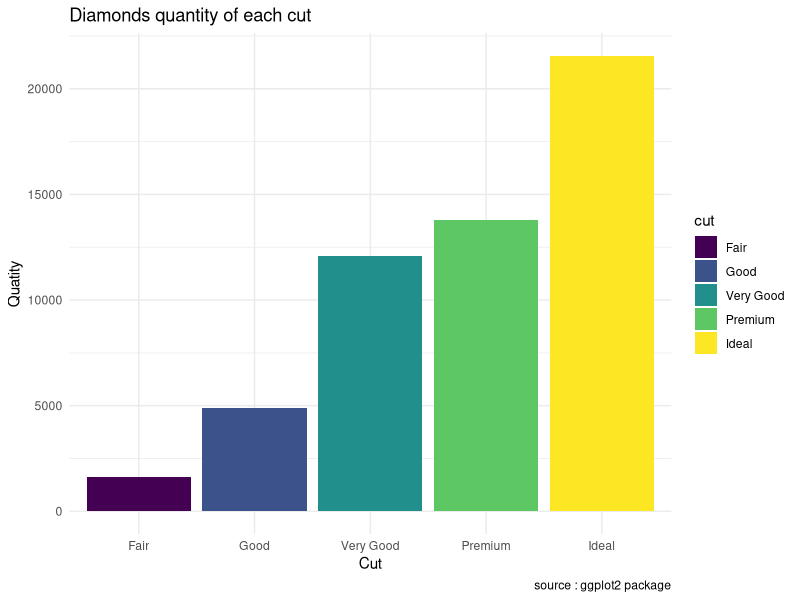
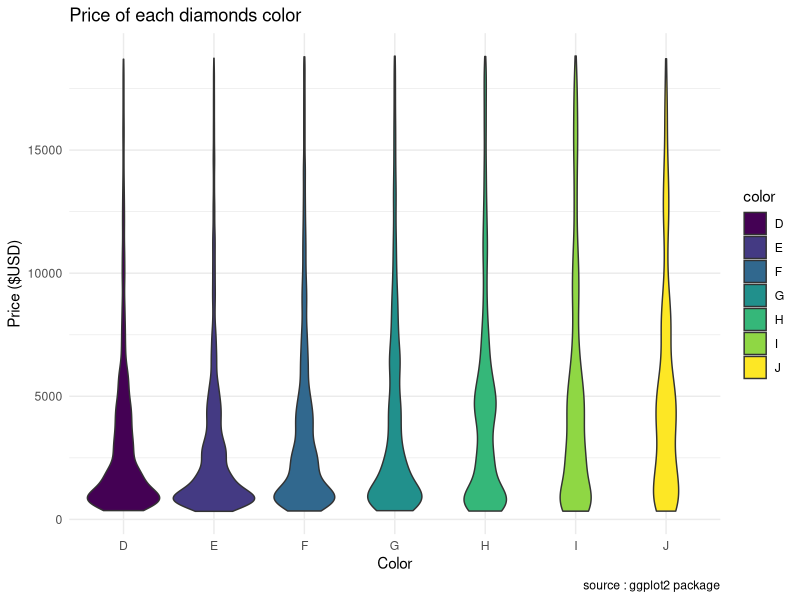
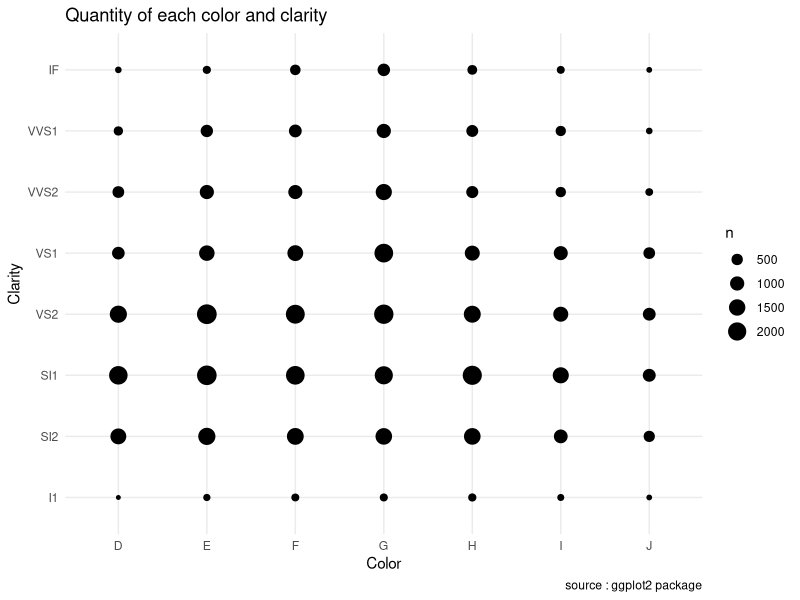
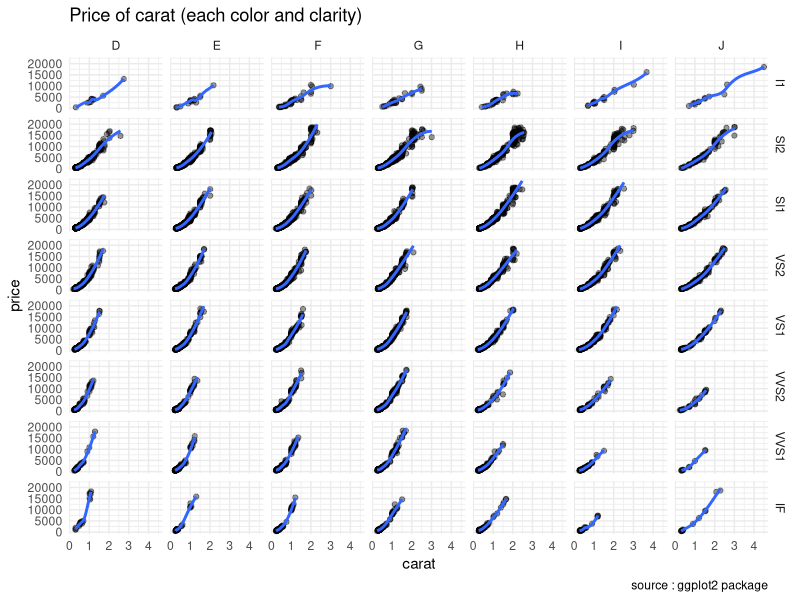
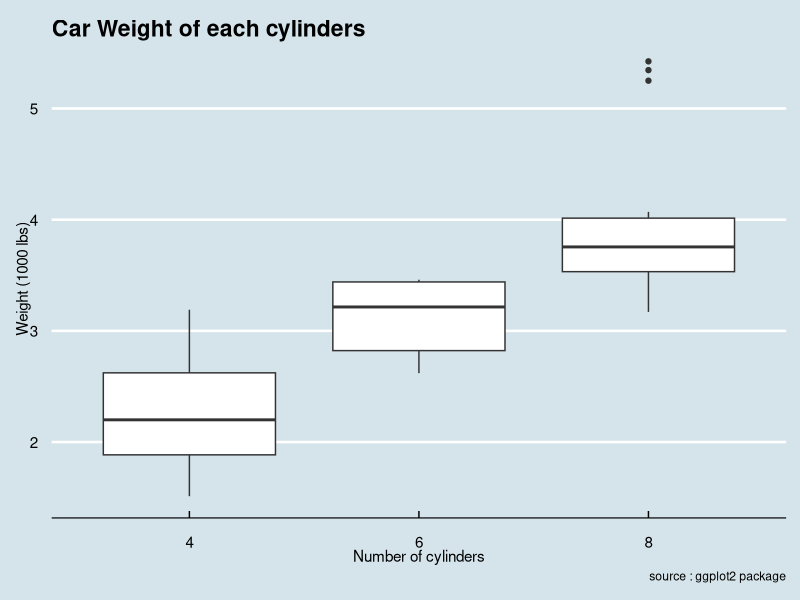
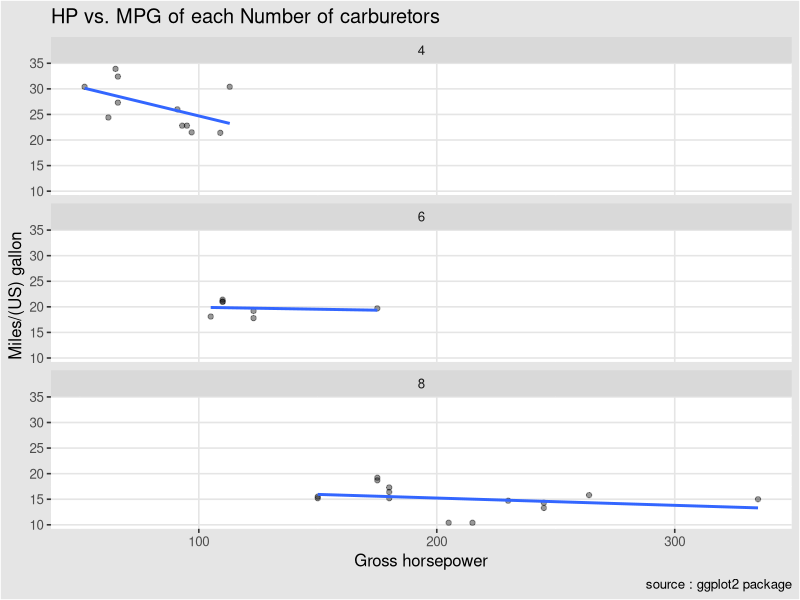

These figures' R source, in order:
## ---- chunk 1
library(tidyverse)
library(patchwork)
library(lubridate)
library(ggplot2)
library(dplyr)
library(ggthemes)
## ---- chunk 2
ggplot(diamonds, aes(factor(cut), fill = cut)) +
  geom_bar() +
  labs(title = "Diamonds quantity of each cut",
       x = "Cut",
       y = "Quatity",
       caption = "source : ggplot2 package") +
  theme_minimal()

## ---- chunk 3
ggplot(diamonds, aes(factor(color), price, fill =color)) +
  geom_violin() +
  labs(title = "Price of each diamonds color",
       x = "Color",
       y = "Price ($USD)",
       caption = "source : ggplot2 package") +
  theme_minimal() 
  
## ---- chunk 4
ggplot(diamonds, aes(factor(color), factor(clarity))) +
  geom_count() +
  labs(title = "Quantity of each color and clarity ",
       x = "Color",
       y = "Clarity",
       caption = "source : ggplot2 package") +
  theme_minimal() 
## ---- chunk 5
set.seed(22)
ggplot(sample_n(diamonds, 10000), 
       aes(carat, price)) +
  geom_point(alpha = 0.4) +
  geom_smooth(se=F) +
  theme_minimal() +
  facet_grid(clarity ~ color) +
  labs(title = "Price of carat (each color and clarity) ",
       caption = "source : ggplot2 package") 
## ---- chunk 6
ggplot(mtcars,aes(factor(cyl),wt)) +
  geom_boxplot() +
  theme_economist() +
  labs(title = "Car Weight of each cylinders ",
       x = "Number of cylinders",
       y = "Weight (1000 lbs)",
       caption = "source : ggplot2 package") 
## ---- chunk 7
ggplot(mtcars ,aes(hp, mpg)) +
  geom_point(alpha = 0.4) +
  geom_smooth(method = "lm", se=F) +
  theme_igray() +
  facet_wrap(~factor(cyl),ncol=1)+
  labs(title = "HP vs. MPG of each Number of carburetors",
       x= "Gross horsepower",
       y="Miles/(US) gallon",
       caption = "source : ggplot2 package") 
